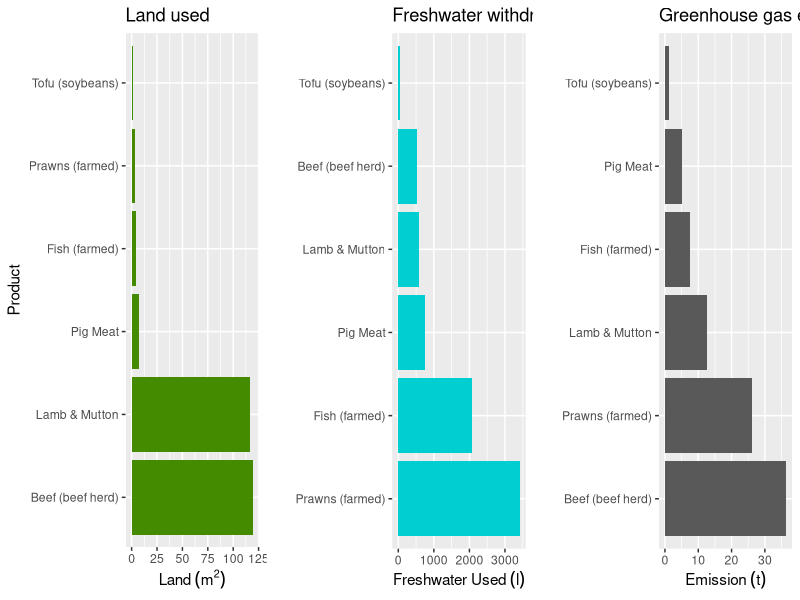
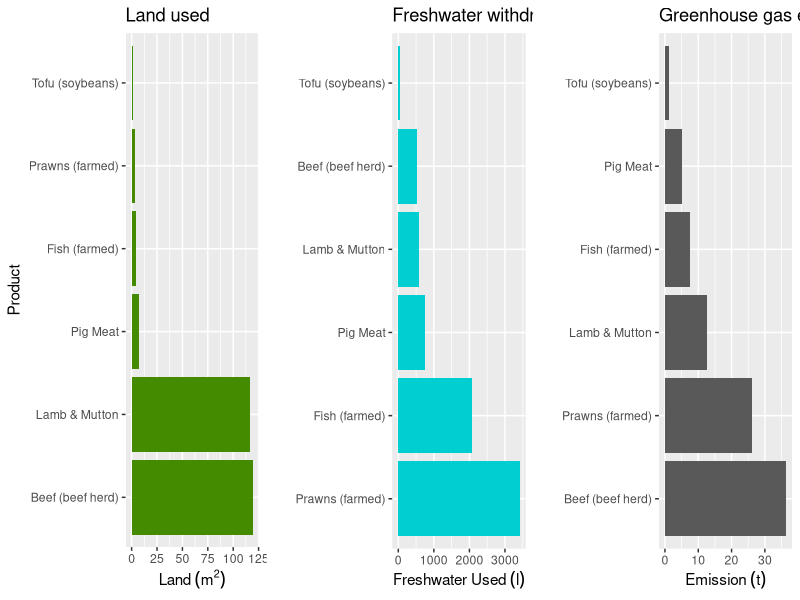

The R script that drew these images, in order:
library(dplyr)
library(tidyverse)
library(ggplot2)
library(ggpubr)

data <- read.csv('data/food_production_impact.csv', sep = ',')

data$Food.product

products_to_plot <- c('Beef (beef herd)', 'Lamb & Mutton',
                      'Fish (farmed)', 'Prawns (farmed)',
                      'Pig Meat', 'Tofu (soybeans)')

data_to_plot <- data %>% 
                  filter(Entity %in% products_to_plot)

names(data_to_plot)

columns_to_plot <- c('Entity',
                     'Land.use.per.1000kcal..Poore...Nemecek..2018.',
                     'GHG.emissions.per.1000kcal..Poore...Nemecek..2018.',
                     'Freshwater.withdrawals.per.1000kcal..Poore...Nemecek..2018.')

final_data <- 
  data_to_plot[columns_to_plot] %>% 
  transmute(Product = Entity,
            'land' = Land.use.per.1000kcal..Poore...Nemecek..2018.,
            'ghg' = GHG.emissions.per.1000kcal..Poore...Nemecek..2018.,
            'freshwater' = Freshwater.withdrawals.per.1000kcal..Poore...Nemecek..2018.)

View(data_to_plot[columns_to_plot])

final_data$Product <- factor(final_data$Product,
                             levels = final_data$Product[
                               order(final_data$land, decreasing=TRUE)])

p1 <- final_data %>% 
        ggplot(aes_string(x = 'Product', y = 'land')) +
        labs(title = 'Land used',
             y = expression(Land~(m^2))) +
        coord_flip() + 
        geom_bar(stat="identity", fill='chartreuse4')

final_data$Product <- factor(final_data$Product,
                             levels = final_data$Product[
                               order(final_data$freshwater, decreasing=TRUE)])

p2 <- final_data %>% 
  ggplot(aes_string(x = 'Product', y = 'freshwater')) +
  labs(title = 'Freshwater withdrawals',
       y = expression(Freshwater~Used~(l)), 
       x = '') +
  coord_flip() + 
  geom_bar(stat="identity", fill = 'darkturquoise')

final_data$Product <- factor(final_data$Product,
                             levels = final_data$Product[
                               order(final_data$ghg, decreasing=TRUE)])

p3 <- final_data %>% 
  ggplot(aes_string(x = 'Product', y = 'ghg')) +
  labs(title = 'Greenhouse gas emission',
       y = expression(Emission~(t)),
       x = '') +
  coord_flip() + 
  geom_bar(stat="identity")


ggarrange(p1, p2, p3, ncol=3, nrow = 1)
ggsave('plots/resources_per_calories.png',  width = 16, height = 8)